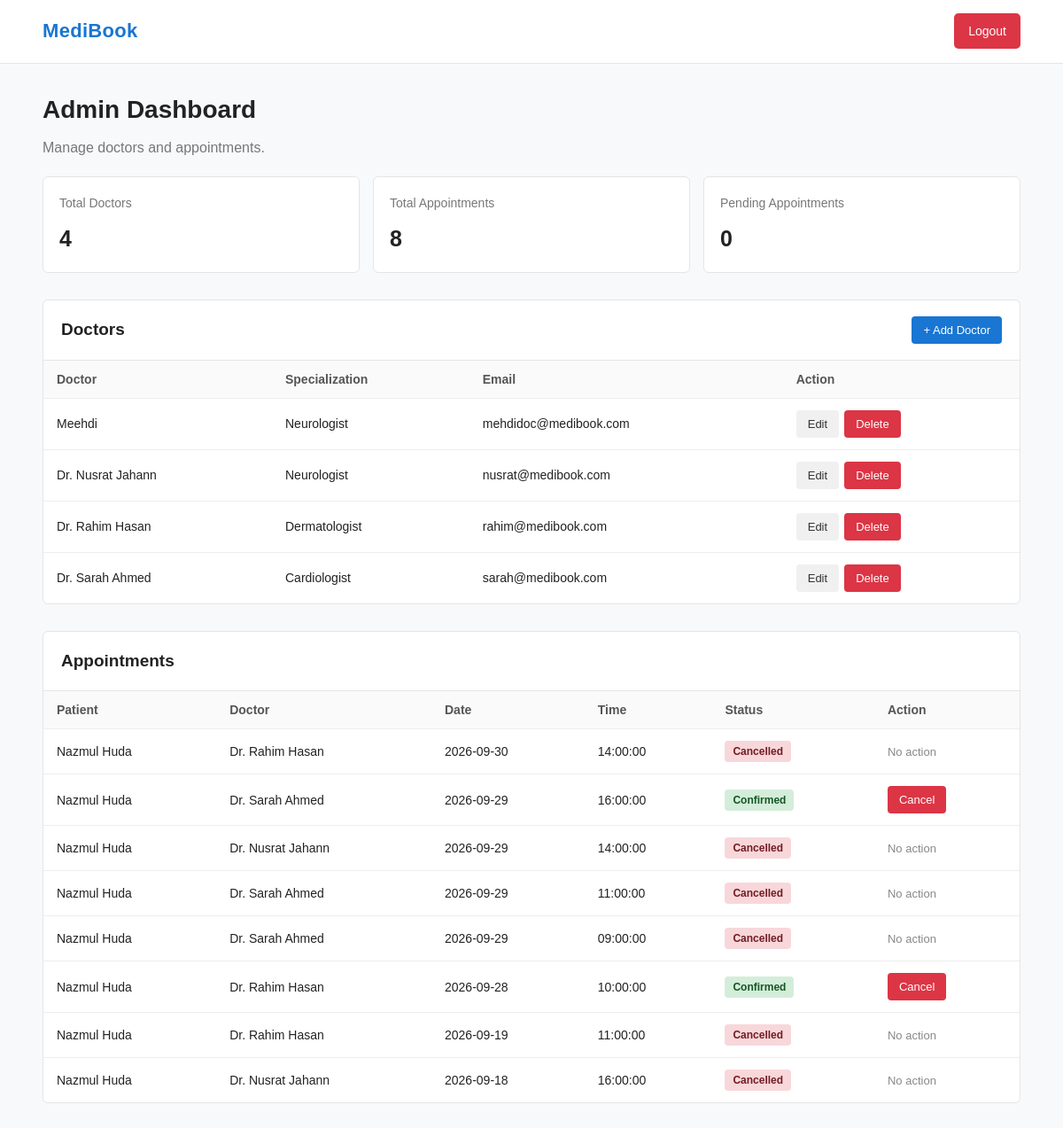
/dashboard/admin_dashboard.php (signed in), run on the app's committed database.
### tables this page shows
CREATE TABLE `doctors` (
  `id` int(11) NOT NULL,
  `name` varchar(100) NOT NULL,
  `specialization` varchar(100) NOT NULL,
  `email` varchar(150) DEFAULT NULL,
  `phone` varchar(20) DEFAULT NULL,
  `created_at` timestamp NOT NULL DEFAULT current_timestamp()
);

CREATE TABLE `appointments` (
  `id` int(11) NOT NULL,
  `patient_id` int(11) NOT NULL,
  `doctor_id` int(11) NOT NULL,
  `appointment_date` date NOT NULL,
  `appointment_time` time NOT NULL,
  `message` text DEFAULT NULL,
  `status` enum('Pending','Confirmed','Completed','Cancelled') DEFAULT 'Pending',
  `created_at` timestamp NOT NULL DEFAULT current_timestamp()
);

CREATE TABLE `patients` (
  `id` int(11) NOT NULL,
  `name` varchar(100) NOT NULL,
  `email` varchar(100) NOT NULL,
  `phone` varchar(20) NOT NULL,
  `password` varchar(255) NOT NULL,
  `created_at` timestamp NOT NULL DEFAULT current_timestamp()
);

### dashboard/admin_dashboard.php (the view, shortened to what this page needs)
<?php
require_once __DIR__ . '/../includes/db.php';
require_once __DIR__ . '/../includes/head.php';
$doctors = [];
$result = $conn->query(
    "SELECT id, name, specialization, email
     FROM doctors
     ORDER BY id DESC"
);
if ($result) {
    while ($row = $result->fetch_assoc()) {
        $doctors[] = $row;
    }
}
$appointments = [];
$result = $conn->query(
    "SELECT
        appointments.id,
        appointments.appointment_date,
        appointments.appointment_time,
        appointments.status,
        patients.name AS patient_name,
        doctors.name AS doctor_name
     FROM appointments
     INNER JOIN patients
        ON appointments.patient_id = patients.id
     INNER JOIN doctors
        ON appointments.doctor_id = doctors.id
     ORDER BY
        appointments.appointment_date DESC,
        appointments.appointment_time DESC"
);
if ($result) {
    while ($row = $result->fetch_assoc()) {
        $appointments[] = $row;
    }
}
$total_doctors = count($doctors);
$total_appointments = count($appointments);
$pending_appointments = 0;
?>
<!DOCTYPE html>
<html lang="en">
<body>
<header class="admin-header">
    <div class="admin-header-inner">
        <div class="logo">
            MediBook
        </div>
        <a
            href="<?= BASE_URL ?>logout.php"
            class="logout-btn"
        >
            Logout
        </a>
    </div>
</header>
<main class="admin-container">
    <div class="page-title">
        <h1>Admin Dashboard</h1>
        <p>
            Manage doctors and appointments.
        </p>
    </div>
    <div class="stats">
        <div class="stat-box">
            <h3>Total Doctors</h3>
            <div class="stat-number">
                <?= $total_doctors ?>
            </div>
        </div>
        <div class="stat-box">
            <h3>Total Appointments</h3>
            <div class="stat-number">
                <?= $total_appointments ?>
            </div>
        </div>
        <div class="stat-box">
            <h3>Pending Appointments</h3>
            <div class="stat-number">
                <?= $pending_appointments ?>
            </div>
        </div>
    </div>
    <section class="section">
        <div class="section-header">
            <h2>Doctors</h2>
            <button
                type="button"
                class="btn btn-primary"
                onclick="openAddDoctorModal()"
            >
                + Add Doctor
            </button>
        </div>
        <?php if (count($doctors) > 0): ?>
            <div class="table-wrapper">
                <table>
                    <thead>
                        <tr>
                            <th>Doctor</th>
                            <th>Specialization</th>
                            <th>Email</th>
                            <th>Action</th>
                        </tr>
                    </thead>
                    <tbody>
                    <?php foreach ($doctors as $doctor): ?>
                        <tr>
                            <td>
                                <?= htmlspecialchars($doctor["name"]) ?>
                            </td>
                            <td>
                                <?= htmlspecialchars($doctor["specialization"]) ?>
                            </td>
                            <td>
                                <?= htmlspecialchars($doctor["email"]) ?>
                            </td>
                            <td>
                                <div class="actions">
                                    <button
                                        type="button"
                                        class="btn btn-edit"
                                        onclick='openEditDoctorModal(
                                            <?= json_encode($doctor["id"]) ?>,
                                            <?= json_encode($doctor["name"]) ?>,
                                            <?= json_encode($doctor["specialization"]) ?>,
                                            <?= json_encode($doctor["email"]) ?>
                                        )'
                                    >
                                        Edit
                                    </button>
                                    <form
                                        method="POST"
                                        class="inline-form"
                                        onsubmit="return confirm('Are you sure you want to delete this doctor?');"
                                    >
                                        <button
                                            type="submit"
                                            class="btn btn-delete"
                                        >
                                            Delete
                                        </button>
                                    </form>
                                </div>
                            </td>
                        </tr>
                    <?php endforeach; ?>
                    </tbody>
                </table>
            </div>
        <?php else: ?>
            <div class="empty">
                No doctors found.
            </div>
        <?php endif; ?>
    </section>
    <section class="section">
        <div class="section-header">
            <h2>Appointments</h2>
        </div>
        <?php if (count($appointments) > 0): ?>
            <div class="table-wrapper">
                <table>
                    <thead>
                        <tr>
                            <th>Patient</th>
                            <th>Doctor</th>
                            <th>Date</th>
                            <th>Time</th>
                            <th>Status</th>
                            <th>Action</th>
                        </tr>
                    </thead>
                    <tbody>
                    <?php foreach ($appointments as $appointment): ?>
                        <tr>
                            <td>
                                <?= htmlspecialchars($appointment["patient_name"]) ?>
                            </td>
                            <td>
                                <?= htmlspecialchars($appointment["doctor_name"]) ?>
                            </td>
                            <td>
                                <?= htmlspecialchars($appointment["appointment_date"]) ?>
                            </td>
                            <td>
                                <?= htmlspecialchars($appointment["appointment_time"]) ?>
                            </td>
                            <td>
                                <?php
                                $status = $appointment["status"];
                                $status_class = "status-pending";
                                if ($status === "Confirmed") {
                                    $status_class = "status-confirmed";
                                }
                                if ($status === "Cancelled") {
                                    $status_class = "status-cancelled";
                                }
                                ?>
                                <span class="status <?= $status_class ?>">
                                    <?= htmlspecialchars($status) ?>
                                </span>
                            </td>
                            <td>
                                <div class="actions">
                                    <?php if ($status === "Pending"): ?>
                                        <form
                                            method="POST"
                                            class="inline-form"
                                        >
                                            <input
                                                type="hidden"
                                                name="action"
                                                value="confirm_appointment"
                                            >
                                            <input
                                                type="hidden"
                                                name="appointment_id"
                                                value="<?= $appointment["id"] ?>"
                                            >
                                            <button
                                                type="submit"
                                                class="btn btn-confirm"
                                            >
                                                Confirm
                                            </button>
                                        </form>
                                        <form
                                            method="POST"
                                            class="inline-form"
                                            onsubmit="return confirm('Cancel this appointment?');"
                                        >
                                            <input
                                                type="hidden"
                                                name="action"
                                                value="cancel_appointment"
                                            >
                                            <input
                                                type="hidden"
                                                name="appointment_id"
                                                value="<?= $appointment["id"] ?>"
                                            >
                                            <button
                                                type="submit"
                                                class="btn btn-cancel"
                                            >
                                                Cancel
                                            </button>
                                        </form>
                                    <?php elseif ($status === "Confirmed"): ?>
                                        <form
                                            method="POST"
                                            class="inline-form"
                                            onsubmit="return confirm('Cancel this appointment?');"
                                        >
                                            <button
                                                type="submit"
                                                class="btn btn-cancel"
                                            >
                                                Cancel
                                            </button>
                                        </form>
                                    <?php else: ?>
                                        <span
                                            style="color:#888;font-size:13px;"
                                        >
                                            No action
                                        </span>
                                    <?php endif; ?>
                                </div>
                            </td>
                        </tr>
                    <?php endforeach; ?>
                    </tbody>
                </table>
            </div>
        <?php else: ?>
            <div class="empty">
                No appointments found.
            </div>
        <?php endif; ?>
    </section>
</main>
</body>
</html>

### style/style.css (style rules this page uses)
* { margin: 0; padding: 0; box-sizing: border-box; }
html { scroll-behavior: smooth; }
body { font-family: "Poppins", Arial, sans-serif; color: #555; background: #fff; line-height: 1.6; }
a { text-decoration: none; color: inherit; }
header { height: 72px; background: #fff; border-bottom: 1px solid #eeeeee; position: sticky; top: 0; z-index: 1000; }
.logo { display: flex; align-items: center; gap: 9px; color: #47458b; font-size: 18px; font-weight: 600; letter-spacing: .3px; }

### style/dashboard.css (style rules this page uses)
.status { display: inline-block; padding: 5px 9px; border-radius: 20px; font-size: 11px; font-weight: 600; }

### dashboard/admin_dashboard.php (style rules this page uses)
* { box-sizing: border-box; }
body { margin: 0; background: #f7f9fb; color: #222; font-family: Arial, Helvetica, sans-serif; }
.admin-container { width: 92%; max-width: 1200px; margin: 0 auto; }
.admin-header { background: #ffffff; border-bottom: 1px solid #e5e5e5; }
.admin-header-inner { max-width: 1200px; width: 92%; margin: auto; height: 70px; display: flex; align-items: center; justify-content: space-between; }
.logo { font-size: 22px; font-weight: 700; color: #1976d2; }
.logout-btn { text-decoration: none; background: #dc3545; color: #ffffff; padding: 9px 16px; border-radius: 5px; font-size: 14px; }
.page-title { padding: 30px 0 20px; }
.page-title h1 { margin: 0 0 7px; font-size: 28px; }
.page-title p { margin: 0; color: #777; }
.stats { display: grid; grid-template-columns: repeat(3, 1fr); gap: 15px; margin-bottom: 30px; }
.stat-box { background: #ffffff; border: 1px solid #e5e5e5; border-radius: 6px; padding: 18px; }
.stat-box h3 { margin: 0 0 8px; font-size: 14px; font-weight: 500; color: #777; }
.stat-number { font-size: 25px; font-weight: 700; }
.section { background: #ffffff; border: 1px solid #e5e5e5; border-radius: 6px; margin-bottom: 30px; overflow: hidden; }
.section-header { padding: 18px 20px; border-bottom: 1px solid #e5e5e5; display: flex; justify-content: space-between; align-items: center; }
.section-header h2 { margin: 0; font-size: 19px; }
.btn { border: none; border-radius: 4px; padding: 8px 13px; font-size: 13px; cursor: pointer; }
.btn-primary { background: #1976d2; color: #ffffff; }
.btn-edit { background: #f0f0f0; color: #333; }
.btn-delete { background: #dc3545; color: #ffffff; }
.btn-cancel { background: #dc3545; color: #ffffff; }
.table-wrapper { overflow-x: auto; }
table { width: 100%; border-collapse: collapse; }
th, td { padding: 13px 15px; text-align: left; border-bottom: 1px solid #eeeeee; font-size: 14px; }
th { background: #fafafa; font-weight: 600; color: #555; }
tr:last-child td { border-bottom: none; }
.status { display: inline-block; padding: 5px 9px; border-radius: 4px; font-size: 12px; }
.status-confirmed { background: #d4edda; color: #155724; }
.status-cancelled { background: #f8d7da; color: #721c24; }
.actions { display: flex; gap: 6px; flex-wrap: wrap; }
.inline-form { display: inline; }

### data on the page
doctors: name "Meehdi", specialization "Neurologist", email "mehdidoc@medibook.com"
doctors: name "Dr. Nusrat Jahann", specialization "Neurologist", email "nusrat@medibook.com"
doctors: name "Dr. Rahim Hasan", specialization "Dermatologist", email "rahim@medibook.com"
doctors: name "Dr. Sarah Ahmed", specialization "Cardiologist", email "sarah@medibook.com"
appointments: patient.name "Nazmul Huda", doctor.name "Dr. Rahim Hasan", appointment_date "2026-09-30", appointment_time "14:00:00", status "Cancelled", shows "No action"
appointments: patient.name "Nazmul Huda", doctor.name "Dr. Sarah Ahmed", appointment_date "2026-09-29", appointment_time "16:00:00", status "Confirmed"
appointments: patient.name "Nazmul Huda", doctor.name "Dr. Nusrat Jahann", appointment_date "2026-09-29", appointment_time "14:00:00", status "Cancelled", shows "No action"
appointments: patient.name "Nazmul Huda", doctor.name "Dr. Sarah Ahmed", appointment_date "2026-09-29", appointment_time "11:00:00", status "Cancelled", shows "No action"
appointments: patient.name "Nazmul Huda", doctor.name "Dr. Sarah Ahmed", appointment_date "2026-09-29", appointment_time "09:00:00", status "Cancelled", shows "No action"
appointments: patient.name "Nazmul Huda", doctor.name "Dr. Rahim Hasan", appointment_date "2026-09-28", appointment_time "10:00:00", status "Confirmed"
appointments: patient.name "Nazmul Huda", doctor.name "Dr. Rahim Hasan", appointment_date "2026-09-19", appointment_time "11:00:00", status "Cancelled", shows "No action"
appointments: patient.name "Nazmul Huda", doctor.name "Dr. Nusrat Jahann", appointment_date "2026-09-18", appointment_time "16:00:00", status "Cancelled", shows "No action"

### other printed values
$total_doctors "4"
$total_appointments "8"
$pending_appointments "0"
